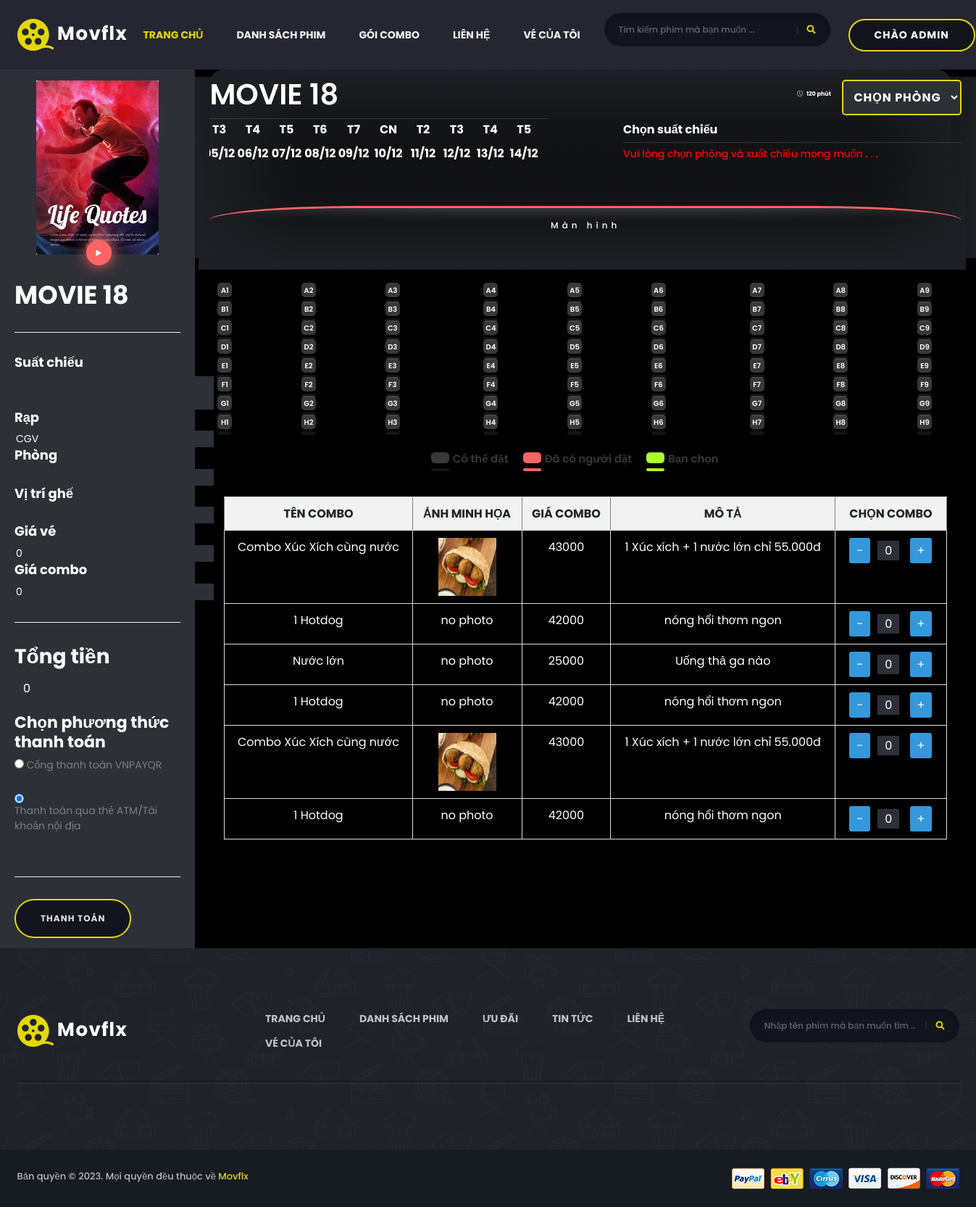
The app's page /index.php?action=booking&id=62 (signed in) with its own data.
### tables this page shows
CREATE TABLE `movie` (
  `id_movie` int(11) NOT NULL,
  `name_movie` varchar(255) NOT NULL,
  `content` varchar(255) NOT NULL,
  `id_country` int(11) NOT NULL,
  `year` int(11) NOT NULL,
  `time` varchar(255) NOT NULL,
  `reviews` float NOT NULL,
  `author` varchar(255) NOT NULL,
  `performer` varchar(255) NOT NULL,
  `age_limit` int(11) NOT NULL,
  `image` varchar(255) NOT NULL,
  `trailer_movie` varchar(255) NOT NULL,
  `id_category` int(10) NOT NULL,
  `action` varchar(20) NOT NULL
);

CREATE TABLE `combo` (
  `id_combo` int(10) NOT NULL,
  `name_combo` varchar(255) NOT NULL,
  `img_combo` varchar(255) NOT NULL,
  `price_combo` float NOT NULL,
  `mota` varchar(255) NOT NULL,
  `id_product` int(11) NOT NULL
);

### admin/models/pdo.php (called while the page is built, shortened)
<?php
function pdo_get_connection()
{
    $servername = "localhost";
    $username = "root";
    $password = "12345678";
    try {
        $conn = new PDO("mysql:host=$servername;dbname=project_1", $username, $password);
        $conn->setAttribute(PDO::ATTR_ERRMODE, PDO::ERRMODE_EXCEPTION);
        return $conn;
    } catch (PDOException $e) {
        echo "Connection failed: " . $e->getMessage();
    }
}
function pdo_query($sql)
{
    $sql_args = array_slice(func_get_args(), 1);
    try {
        $conn = pdo_get_connection();
        $stmt = $conn->prepare($sql);
        $stmt->execute($sql_args);
        $rows = $stmt->fetchAll();
        return $rows;
    } catch (PDOException $e) {
        throw $e;
    } finally {
        unset($conn);
    }
}
function pdo_query_one($sql)
{
    $sql_args = array_slice(func_get_args(), 1);
    try {
        $conn = pdo_get_connection();
        $stmt = $conn->prepare($sql);
        $stmt->execute($sql_args);
        $row = $stmt->fetch(PDO::FETCH_ASSOC);
        return $row;
    } catch (PDOException $e) {
        throw $e;
    } finally {
        unset($conn);
    }
}

### admin/models/movie/movie.php (called while the page is built, shortened)
<?php
function loadone_movie($id_movie)
{
    $sql = "SELECT * FROM movie WHERE id_movie = '$id_movie'";
    return pdo_query_one($sql);
}

### admin/models/combo/combo.php (called while the page is built, shortened)
<?php
function loadall_combo()
{
    $sql = "select * from combo order by id_combo asc";
    $list_combo = pdo_query($sql);
    return $list_combo;
}

### views/booking.php (the view, shortened to what this page needs)
<!DOCTYPE html>
<html lang="en">
<head>
    <link rel="stylesheet" href="https://cdn.jsdelivr.net/npm/bootstrap-icons@1.11.1/font/bootstrap-icons.css">
</head>
<?php
$id_movie = isset($_GET['id']) ? $_GET['id'] : 0;
$movie = loadone_movie($id_movie);
$list_combo = loadall_combo();
?>
<body style="background-color: black;">
    <div class="book">
        <div class="left">
            <img src="../uploads/movie/<?php echo $movie['image'] ?>" alt="" id="poster">
            <div class="play">
                <i class="bi bi-play-fill" id="play"></i>
            </div>
            <form action="/views/vnpay_create_payment.php" id="frmCreateOrder" class="cont" method="post">
                <h2><?php echo $movie['name_movie'] ?></h2>
                <hr>
                <h5>Suất chiếu</h5>
                <input type="text" name="hours" value="" readonly>
                <input type="text" name="month" value="" readonly>
                <h5>Rạp</h5>
                <input type="text" name="cinema" value="CGV" readonly>
                <h5>Phòng</h5>
                <input type="text" name="room" value="" readonly>
                <h5>Vị trí ghế</h5>
                <input type="text" name="seats" value="" readonly>
                <h5>Giá vé</h5>
                <input type="text" name="tickets" id="tickets" value="0" readonly>
                <h5>Giá combo</h5>
                <input type="text" name="combos" value="0" readonly>
                <hr>
                <h3>Tổng tiền</h3>
                <div class="form-group">
                    <input class="form-control" data-val="true" data-val-number="The field amount must be a number." data-val-required="The amount field is required." id="amount" max="100000000" min="10000" name="amount" type="number" value="0" readonly style="color:white;background-color: transparent;border: none; " />
                </div>
                <h4>Chọn phương thức thanh toán</h4>
                <div class="form-group">
                    <input type="radio" id="bankCode1" name="bankCode" value="">
                    <label for="bankCode1">Cổng thanh toán VNPAYQR</label><br>
                    <label hidden for="bankCode2">Thanh toán bằng ứng dụng hỗ trợ VNPAYQR</label><br>
                    <input type="radio" checked="true" id="bankCode3" name="bankCode" value="VNBANK">
                    <label for="bankCode3">Thanh toán qua thẻ ATM/Tài khoản nội địa</label><br>
                    <label hidden for="bankCode4">Thanh toán qua thẻ quốc tế</label><br>
                </div>
                <hr>
                <input type="submit" name="redirect" class="btn btn-default" value="Thanh toán">
            </form>
        </div>
        <div class="right">
            <div class="head_time">
                <h1 id="title"><?php echo $movie['name_movie'] ?></h1>
                <div class="time">
                    <h6><i class="bi bi-clock"></i><?php echo $movie['time'] ?></h6>
                    <select class="btn min" name="id_room" id="id_room">
                        <option value="">Chọn Phòng</option>
                    </select>
                </div>
            </div>
            <div class="date_type">
                <?php
                $currentDate = new DateTime();
                $dayAbbreviations = ['T2', 'T3', 'T4', 'T5', 'T6', 'T7', 'CN'];
                echo '<div class="left_card">';
                echo '<div class="card_month crd">';
                for ($i = 0; $i < 10; $i++) {
                    echo '<li>';
                    echo '<h6 class="date_point not_pick">' . $dayAbbreviations[$currentDate->format('N') - 1] . '</h6>';
                    echo '<h6 class="date_point">' . $currentDate->format('d/m') . '</h6>';
                    echo '</li>';
                    $currentDate->add(new DateInterval('P1D'));
                }
                echo '</div>';
                echo '</div>';
                ?>
                <div class="right_card">
                    <h6 class="title">Chọn suất chiếu</h6>
                    <div class="card_month crd required-div" id="showTimes" required>
                    </div>
                </div>
            </div>
            <div class="screen" id="screen">
                Màn hình
            </div>
            <div class="chair" id="chair">
                <?php
                $rows = ['A', 'B', 'C', 'D', 'E', 'F', 'G', 'H'];
                $columns = range(1, 9);
                foreach ($rows as $row) {
                    echo '<div class="row">';
                    foreach ($columns as $column) {
                        $seat = $row . $column;
                        echo '<li class="seat red' . $seat . '" " data-seat="' . $seat . ',">' . $seat . '  </li>';
                    }
                    echo '</div>';
                }
                ?>
            </div>
            <div class="details" id="det">
                <div class="details_chair">
                    <li>Có thể đặt</li>
                    <li>Đã có người đặt</li>
                    <li>Bạn chọn</li>
                </div>
            </div>
            <div class="card-body">
                <div class="table-responsive">
                    <div id="DataTables_Table_0_wrapper" class="dataTables_wrapper dt-bootstrap4 no-footer">
                        <div class="row">
                            <div class="col-sm-12">
                                <table border="1" class="datatable table table-stripped dataTable no-footer" id="DataTables_Table_0" role="grid" aria-describedby="DataTables_Table_0_info">
                                    <tr style="text-align: center;">
                                        <th>TÊN COMBO</th>
                                        <th>ẢNH MINH HỌA</th>
                                        <th>GIÁ COMBO</th>
                                        <th colspan="1">MÔ TẢ</th>
                                        <th colspan="1">CHỌN COMBO</th>
                                    </tr>
                                    <?php
                                    foreach ($list_combo as $combo) {
                                        extract(($combo));
                                        $hinhpath = "./uploads/combo/" . $combo['img_combo'];
                                        if (is_file($hinhpath)) {
                                            $img_combo = "<img src='" . $hinhpath . "' height='80px'>";
                                        } else {
                                            $img_combo = "no photo";
                                        }
                                        echo "<tr>";
                                        echo "<td>" . $combo["name_combo"] . "</td>";
                                        echo "<td>" . $img_combo . "</td>";
                                        echo "<td>" . $combo["price_combo"] . "</td>";
                                        echo "<td>" . $combo["mota"] . "</td>";
                                        echo "<td class='edit-delete-btn'>";
                                        echo ' <button>-</button>';
                                        echo '<input type="text" name="quantity" value="0" min="0" max="1000">';
                                        echo ' <button>+</button>';
                                        echo "</td>";
                                        echo "</tr>";
                                    }
                                    ?>
                                </table>
                            </div>
                        </div>
                    </div>
                </div>
            </div>
        </div>
    </div>
</body>
</html>

### views/booking.php (style rules this page uses)
input { background-color: #2E3037; outline: none; border: none; color: white; }
.not_pick { pointer-events: none; }
.date_point { margin-left: 10px; margin-right: 30px; }
.required-div:empty::before { content: "Vui lòng chọn phòng và xuất chiếu mong muốn . . ."; color: red; }

### records on screen
movie: image (picture), name_movie "MOVIE 18", time "120 phút"
combo: name_combo "Combo Xúc Xích cùng nước", img_combo (picture), price_combo "43000", mota "1 Xúc xích + 1 nước lớn chỉ 55.000đ"
combo: name_combo "1 Hotdog", img_combo "no photo", price_combo "42000", mota "nóng hổi thơm ngon"
combo: name_combo "Nước lớn", img_combo "no photo", price_combo "25000", mota "Uống thả ga nào"
combo: name_combo "1 Hotdog", img_combo "no photo", price_combo "42000", mota "nóng hổi thơm ngon"
combo: name_combo "Combo Xúc Xích cùng nước", img_combo (picture), price_combo "43000", mota "1 Xúc xích + 1 nước lớn chỉ 55.000đ"
combo: name_combo "1 Hotdog", img_combo "no photo", price_combo "42000", mota "nóng hổi thơm ngon"

### other values on screen
$user "ADMIN"
$seat "A1"
$seat "A2"
$seat "A3"
$seat "A4"
$seat "A5"
$seat "A6"
$seat "A7"
$seat "A8"
$seat "A9"
$seat "B1"
$seat "B2"
$seat "B3"
$seat "B4"
$seat "B5"
